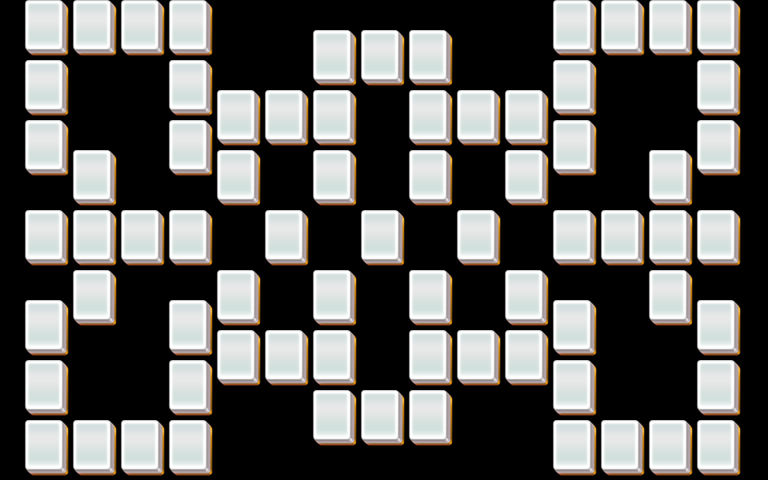

The image is a tile-based game level rendered from a .tmx file. Its description and source (layers, tilesets, objects; grid data summarised) follow:
An orthogonal 32x16 tile map with 24x30 px tiles, 3 tile layers (layer1, layer2, layer3).

<map version="1.0" orientation="orthogonal" width="32" height="16" tilewidth="24" tileheight="30">
 <properties>
  <property name="species" value="30" />
 </properties>
 <tileset firstgid="1" name="mahjong" tilewidth="48" tileheight="60">
  <image source="mahjong.png" />
 </tileset>
 <layer name="layer1" width="32" height="16">
  <data>[512 cells, 73 non-empty, 1 distinct tile ids]</data>
 </layer>
 <layer name="layer2" width="32" height="16">
  <data>[512 cells, 73 non-empty, 1 distinct tile ids]</data>
 </layer>
 <layer name="layer3" width="32" height="16">
  <data>[512 cells, 72 non-empty, 1 distinct tile ids]</data>
 </layer>
</map>
